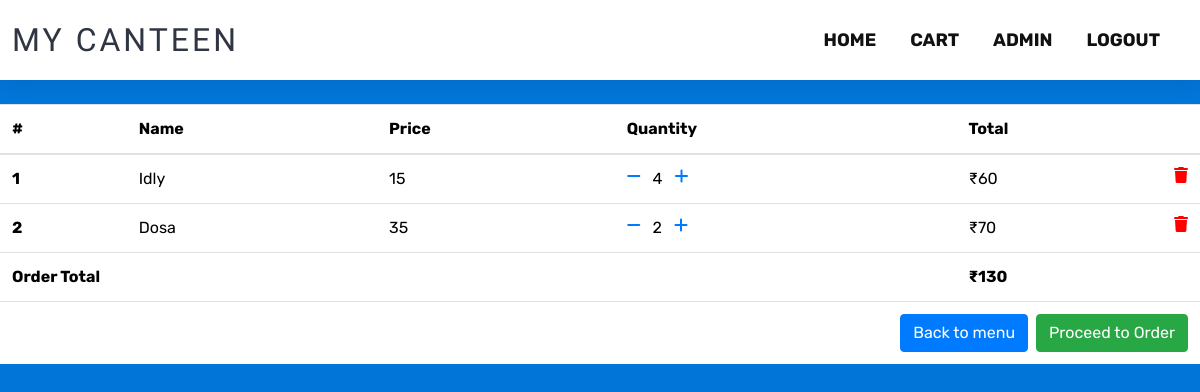
The app's page /order-summary/ (signed in), older data.
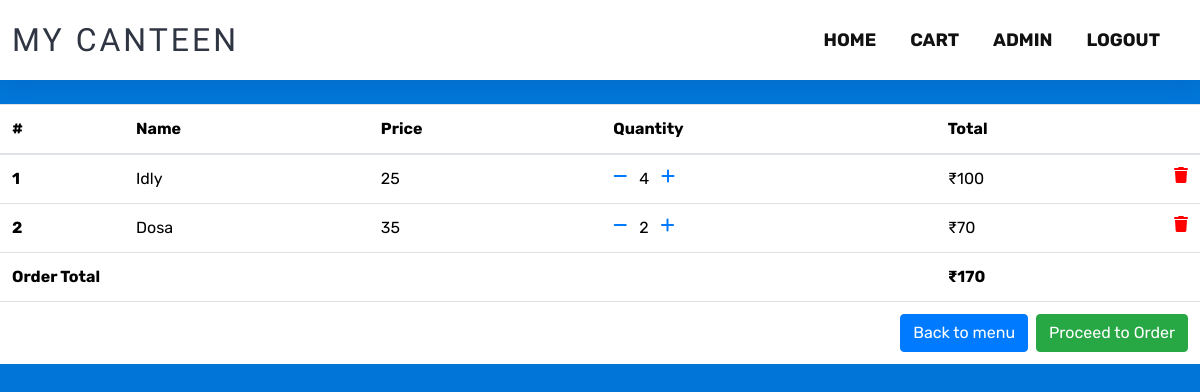
The same page, newer data.
### orders/models.py (models this page shows, shortened)
class OrderItem(models.Model):
    user = models.ForeignKey(settings.AUTH_USER_MODEL, on_delete = models.CASCADE)
    ordered = models.BooleanField(default=False)
    item = models.ForeignKey(Food, on_delete = models.CASCADE)
    quantity = models.IntegerField(default=1)
    def get_total_item_price(self):
        return self.quantity * self.item.price
    def get_final_price(self):
        return self.get_total_item_price()

class Food(models.Model):
    name = models.CharField(max_length = 100)
    price = models.IntegerField()
    image = models.ImageField(upload_to='images')

class Order(models.Model):
    user = models.ForeignKey(settings.AUTH_USER_MODEL,
                             on_delete=models.CASCADE)
    ref_code = models.CharField(max_length=20, blank=True, null=True)
    items = models.ManyToManyField(OrderItem)
    start_date = models.DateTimeField(auto_now_add=True)
    ordered_date = models.DateTimeField()
    ordered = models.BooleanField(default=False)
    class Meta:
        verbose_name = " Ordered Detail"
        verbose_name_plural = " Ordered Details"
    def get_total(self):
        total = 0
        for order_item in self.items.all():
            total += order_item.get_final_price()
        return total

### orders/views.py (the view)
# urls.py: path('order-summary/', OrderSummaryView.as_view(), name='order-summary'),
class OrderSummaryView(LoginRequiredMixin, View):
    def get(self, *args, **kwargs):
        try:
            order = Order.objects.get(user=self.request.user, ordered=False)
            context = {
                'object': order
            }
            return render(self.request, 'order_summary.html', context)
        except ObjectDoesNotExist:
            messages.warning(self.request, "You do not have an active order")
            return redirect("/")

### templates/order_summary.html (shortened to what this page needs)
{% extends "base.html" %} {% block content %}
<main>
    <div class=" row order-summary ">
        <div style="overflow-x: auto;" class="col-12 col-sm-12 col-lg-12 table-responsive">
            <table class="table">
                <thead>
                    <tr>
                        <th scope="col">#</th>
                        <th scope="col">Name</th>
                        <th scope="col">Price</th>
                        <th scope="col">Quantity</th>
                        <th scope="col">Total </th>
                    </tr>
                </thead>
                <tbody>
                    {% for order_item in object.items.all %}
                    <tr>
                        <th scope="row">{{ forloop.counter }}</th>
                        <td>{{ order_item.item.name }}</td>
                        <td>{{ order_item.item.price }}</td>
                        <td>
                            <a href="{% url 'remove-single-item-from-cart' order_item.item.pk %}"><i class="fas fa-minus mr-2"></i></a> {{ order_item.quantity }}
                            <a href="{% url 'add-to-cart' order_item.item.pk %}"><i class="fas fa-plus ml-2"></i></a>
                        </td>
                        <td>
                            &#8377;{{ order_item.get_total_item_price }}
                            <a style='color: red;' href="{% url 'remove-from-cart' order_item.item.pk %}">
                                <i class="fas fa-trash float-right"></i>
                            </a>
                        </td>
                    </tr>
                    {% endfor %}  {% if object.get_total %}
                    <tr>
                        <td colspan="4"><b>Order Total</b></td>
                        <td><b>&#8377;{{ object.get_total }}</b></td>
                    </tr>
                    <tr>
                        <td colspan="5">
                            <a class='btn btn-success float-right ml-2' href='/checkout/'>Proceed to Order</a>
                            <a class='btn btn-primary float-right' href='/'>Back to menu</a>
                        </td>
                    </tr>
                    {% endif %}
                </tbody>
            </table>
        </div>
    </div>
</main>
{% endblock content %}

Row changes from the older to the newer data that the page shows:
changed through a linked row, OrderItem "Idly": item.price "15" → "25"; get_total_item_price "60" → "100"
changed through a linked row, Order: get_total "130" → "170"
